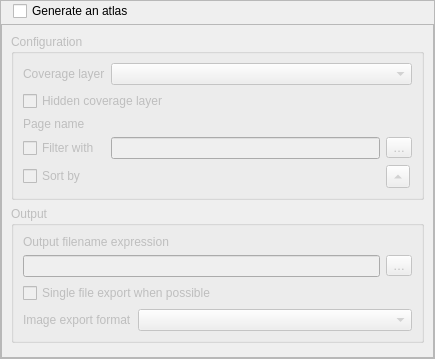
<?xml version="1.0" encoding="UTF-8"?>
<ui version="4.0">
 <class>QgsLayoutAtlasWidgetBase</class>
 <widget class="QWidget" name="QgsLayoutAtlasWidgetBase">
  <property name="geometry">
   <rect>
    <x>0</x>
    <y>0</y>
    <width>435</width>
    <height>359</height>
   </rect>
  </property>
  <property name="sizePolicy">
   <sizepolicy hsizetype="Expanding" vsizetype="Expanding">
    <horstretch>0</horstretch>
    <verstretch>0</verstretch>
   </sizepolicy>
  </property>
  <property name="windowTitle">
   <string>Atlas Generation</string>
  </property>
  <layout class="QVBoxLayout" name="verticalLayout">
   <property name="spacing">
    <number>0</number>
   </property>
   <property name="leftMargin">
    <number>0</number>
   </property>
   <property name="topMargin">
    <number>0</number>
   </property>
   <property name="rightMargin">
    <number>0</number>
   </property>
   <property name="bottomMargin">
    <number>0</number>
   </property>
   <item>
    <widget class="QFrame" name="verticalFrame">
     <property name="frameShape">
      <enum>QFrame::StyledPanel</enum>
     </property>
     <layout class="QGridLayout" name="gridLayout">
      <property name="leftMargin">
       <number>0</number>
      </property>
      <property name="topMargin">
       <number>0</number>
      </property>
      <property name="rightMargin">
       <number>0</number>
      </property>
      <property name="bottomMargin">
       <number>0</number>
      </property>
      <property name="horizontalSpacing">
       <number>0</number>
      </property>
      <property name="verticalSpacing">
       <number>3</number>
      </property>
      <item row="0" column="1">
       <widget class="QCheckBox" name="mUseAtlasCheckBox">
        <property name="text">
         <string>Generate an atlas</string>
        </property>
       </widget>
      </item>
      <item row="0" column="2">
       <spacer name="horizontalSpacer">
        <property name="orientation">
         <enum>Qt::Horizontal</enum>
        </property>
        <property name="sizeHint" stdset="0">
         <size>
          <width>40</width>
          <height>20</height>
         </size>
        </property>
       </spacer>
      </item>
      <item row="0" column="0">
       <spacer name="horizontalSpacer_2">
        <property name="orientation">
         <enum>Qt::Horizontal</enum>
        </property>
        <property name="sizeType">
         <enum>QSizePolicy::Fixed</enum>
        </property>
        <property name="sizeHint" stdset="0">
         <size>
          <width>12</width>
          <height>20</height>
         </size>
        </property>
       </spacer>
      </item>
      <item row="1" column="0" colspan="3">
       <widget class="QgsScrollArea" name="scrollArea">
        <property name="focusPolicy">
         <enum>Qt::WheelFocus</enum>
        </property>
        <property name="widgetResizable">
         <bool>true</bool>
        </property>
        <widget class="QWidget" name="scrollAreaWidgetContents">
         <property name="enabled">
          <bool>true</bool>
         </property>
         <property name="geometry">
          <rect>
           <x>-122</x>
           <y>-223</y>
           <width>525</width>
           <height>673</height>
          </rect>
         </property>
         <layout class="QVBoxLayout" name="mainLayout">
          <property name="bottomMargin">
           <number>0</number>
          </property>
          <item>
           <widget class="QgsCollapsibleGroupBoxBasic" name="mConfigurationGroup">
            <property name="enabled">
             <bool>false</bool>
            </property>
            <property name="focusPolicy">
             <enum>Qt::StrongFocus</enum>
            </property>
            <property name="title">
             <string>Configuration</string>
            </property>
            <property name="checkable">
             <bool>false</bool>
            </property>
            <property name="syncGroup" stdset="0">
             <string notr="true">composeritem</string>
            </property>
            <property name="collapsed" stdset="0">
             <bool>false</bool>
            </property>
            <layout class="QGridLayout" name="gridLayout_2" columnstretch="0,1,0">
             <item row="4" column="2">
              <widget class="QToolButton" name="mAtlasSortFeatureDirectionButton">
               <property name="toolTip">
                <string>Sort direction</string>
               </property>
               <property name="text">
                <string>…</string>
               </property>
               <property name="arrowType">
                <enum>Qt::UpArrow</enum>
               </property>
              </widget>
             </item>
             <item row="4" column="1">
              <widget class="QgsFieldExpressionWidget" name="mAtlasSortExpressionWidget" native="true"/>
             </item>
             <item row="3" column="0">
              <widget class="QCheckBox" name="mAtlasFeatureFilterCheckBox">
               <property name="text">
                <string>Filter with</string>
               </property>
              </widget>
             </item>
             <item row="3" column="2">
              <widget class="QToolButton" name="mAtlasFeatureFilterButton">
               <property name="text">
                <string>…</string>
               </property>
               <property name="icon">
                <iconset resource="../../../images/images.qrc">
                 <normaloff>:/images/themes/default/mIconExpression.svg</normaloff>:/images/themes/default/mIconExpression.svg</iconset>
               </property>
              </widget>
             </item>
             <item row="1" column="0" colspan="3">
              <widget class="QCheckBox" name="mAtlasHideCoverageCheckBox">
               <property name="text">
                <string>Hidden coverage layer</string>
               </property>
              </widget>
             </item>
             <item row="0" column="0">
              <widget class="QLabel" name="mHorizontalAlignementLabel">
               <property name="text">
                <string>Coverage layer</string>
               </property>
              </widget>
             </item>
             <item row="2" column="0">
              <widget class="QLabel" name="label">
               <property name="text">
                <string>Page name</string>
               </property>
              </widget>
             </item>
             <item row="3" column="1">
              <widget class="QLineEdit" name="mAtlasFeatureFilterEdit"/>
             </item>
             <item row="0" column="1" colspan="2">
              <widget class="QgsMapLayerComboBox" name="mAtlasCoverageLayerComboBox">
               <property name="sizePolicy">
                <sizepolicy hsizetype="Expanding" vsizetype="Fixed">
                 <horstretch>0</horstretch>
                 <verstretch>0</verstretch>
                </sizepolicy>
               </property>
              </widget>
             </item>
             <item row="2" column="1" colspan="2">
              <widget class="QgsFieldExpressionWidget" name="mPageNameWidget" native="true">
               <property name="sizePolicy">
                <sizepolicy hsizetype="Expanding" vsizetype="Preferred">
                 <horstretch>0</horstretch>
                 <verstretch>0</verstretch>
                </sizepolicy>
               </property>
               <property name="maximumSize">
                <size>
                 <width>16777215</width>
                 <height>16777215</height>
                </size>
               </property>
              </widget>
             </item>
             <item row="4" column="0">
              <widget class="QCheckBox" name="mAtlasSortFeatureCheckBox">
               <property name="sizePolicy">
                <sizepolicy hsizetype="Maximum" vsizetype="Fixed">
                 <horstretch>0</horstretch>
                 <verstretch>0</verstretch>
                </sizepolicy>
               </property>
               <property name="text">
                <string>Sort by</string>
               </property>
              </widget>
             </item>
            </layout>
           </widget>
          </item>
          <item>
           <widget class="QgsCollapsibleGroupBoxBasic" name="mOutputGroup">
            <property name="enabled">
             <bool>false</bool>
            </property>
            <property name="focusPolicy">
             <enum>Qt::StrongFocus</enum>
            </property>
            <property name="title">
             <string>Output</string>
            </property>
            <property name="checkable">
             <bool>false</bool>
            </property>
            <property name="syncGroup" stdset="0">
             <string notr="true">composeritem</string>
            </property>
            <property name="collapsed" stdset="0">
             <bool>false</bool>
            </property>
            <layout class="QGridLayout" name="gridLayout_3" columnstretch="0,1,0">
             <item row="1" column="2">
              <widget class="QToolButton" name="mAtlasFilenameExpressionButton">
               <property name="text">
                <string>…</string>
               </property>
               <property name="icon">
                <iconset resource="../../../images/images.qrc">
                 <normaloff>:/images/themes/default/mIconExpression.svg</normaloff>:/images/themes/default/mIconExpression.svg</iconset>
               </property>
              </widget>
             </item>
             <item row="1" column="0" colspan="2">
              <widget class="QLineEdit" name="mAtlasFilenamePatternEdit"/>
             </item>
             <item row="2" column="0" colspan="3">
              <widget class="QCheckBox" name="mAtlasSingleFileCheckBox">
               <property name="text">
                <string>Single file export when possible</string>
               </property>
              </widget>
             </item>
             <item row="3" column="1" colspan="2">
              <widget class="QComboBox" name="mAtlasFileFormat"/>
             </item>
             <item row="3" column="0">
              <widget class="QLabel" name="mFileFormatLabel">
               <property name="text">
                <string>Image export format</string>
               </property>
              </widget>
             </item>
             <item row="0" column="0" colspan="3">
              <widget class="QLabel" name="label_4">
               <property name="text">
                <string>Output filename expression</string>
               </property>
              </widget>
             </item>
            </layout>
           </widget>
          </item>
          <item>
           <spacer name="verticalSpacer">
            <property name="orientation">
             <enum>Qt::Vertical</enum>
            </property>
            <property name="sizeHint" stdset="0">
             <size>
              <width>20</width>
              <height>40</height>
             </size>
            </property>
           </spacer>
          </item>
         </layout>
        </widget>
       </widget>
      </item>
     </layout>
    </widget>
   </item>
  </layout>
 </widget>
 <customwidgets>
  <customwidget>
   <class>QgsCollapsibleGroupBoxBasic</class>
   <extends>QGroupBox</extends>
   <header location="global">qgscollapsiblegroupbox.h</header>
   <container>1</container>
  </customwidget>
  <customwidget>
   <class>QgsScrollArea</class>
   <extends>QScrollArea</extends>
   <header>qgsscrollarea.h</header>
   <container>1</container>
  </customwidget>
  <customwidget>
   <class>QgsMapLayerComboBox</class>
   <extends>QComboBox</extends>
   <header location="global">qgsmaplayercombobox.h</header>
  </customwidget>
  <customwidget>
   <class>QgsFieldExpressionWidget</class>
   <extends>QWidget</extends>
   <header>qgsfieldexpressionwidget.h</header>
  </customwidget>
 </customwidgets>
 <tabstops>
  <tabstop>mUseAtlasCheckBox</tabstop>
  <tabstop>mConfigurationGroup</tabstop>
  <tabstop>mAtlasCoverageLayerComboBox</tabstop>
  <tabstop>mAtlasHideCoverageCheckBox</tabstop>
  <tabstop>mAtlasFeatureFilterCheckBox</tabstop>
  <tabstop>mAtlasFeatureFilterEdit</tabstop>
  <tabstop>mAtlasFeatureFilterButton</tabstop>
  <tabstop>mAtlasSortFeatureCheckBox</tabstop>
  <tabstop>mAtlasSortExpressionWidget</tabstop>
  <tabstop>mAtlasSortFeatureDirectionButton</tabstop>
  <tabstop>mOutputGroup</tabstop>
  <tabstop>mAtlasFilenamePatternEdit</tabstop>
  <tabstop>mAtlasFilenameExpressionButton</tabstop>
  <tabstop>mAtlasSingleFileCheckBox</tabstop>
  <tabstop>scrollArea</tabstop>
 </tabstops>
 <resources>
  <include location="../images/images.qrc"/>
  <include location="../images/images.qrc"/>
  <include location="../images/images.qrc"/>
  <include location="../images/images.qrc"/>
  <include location="../images/images.qrc"/>
  <include location="../images/images.qrc"/>
  <include location="../images/images.qrc"/>
  <include location="../images/images.qrc"/>
  <include location="../images/images.qrc"/>
  <include location="../images/images.qrc"/>
  <include location="../images/images.qrc"/>
  <include location="../images/images.qrc"/>
  <include location="../images/images.qrc"/>
  <include location="../images/images.qrc"/>
  <include location="../images/images.qrc"/>
  <include location="../images/images.qrc"/>
  <include location="../images/images.qrc"/>
  <include location="../images/images.qrc"/>
  <include location="../images/images.qrc"/>
  <include location="../images/images.qrc"/>
  <include location="../images/images.qrc"/>
  <include location="../images/images.qrc"/>
  <include location="../images/images.qrc"/>
  <include location="../images/images.qrc"/>
  <include location="../images/images.qrc"/>
  <include location="../images/images.qrc"/>
  <include location="../images/images.qrc"/>
 </resources>
 <connections/>
</ui>
